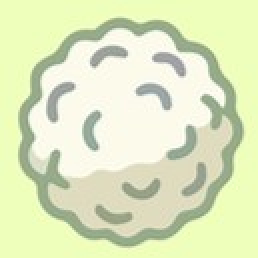
#> input picture data/templates/1.jpg, 129 x 129 px (shown 2 times larger); its folder holds only this picture in this run
$ python -i detector.py   (imports and definitions only)
#> lines starting #> are read from the running program, lines starting #| are printed output that depends on the picture; after the words box and inside, x2 and y2 are one past the last pixel; in counts of white or black regions, pixels touching at a corner belong together
#> further down, picture is the input picture: shape (129, 129, 3); mean B, G, R 192.1, 232.3, 223.2
"""
方块检测模块 - 识别棋盘上的所有方块：位置、类型、是否可点击
"""

from pathlib import Path

import cv2
import numpy as np

from config import (
    TEMPLATE_DIR,
    TILE_SIZE,
    TILE_MATCH_THRESHOLD,
)


# ---- 数据结构 ----

class Tile:
    """表示一个方块，含可见比例"""
    __slots__ = ("id", "tile_type", "bbox", "center", "area",
                 "free", "layer", "visible_ratio", "match_score")

    # [11 lines left out: function __init__, not called in this run]

    def __repr__(self):
        status = "OK" if self.free else "XX"
        return f"Tile#{self.id}[{self.tile_type}]@({self.bbox[0]},{self.bbox[1]}) {self.visible_ratio:.0%}{status}"

    # [9 lines left out: function to_dict, not called in this run]


# ---- 模板管理 ----

class TemplateMatcher:
    """管理图标模板的加载与匹配"""

    def __init__(self):
        self.templates: dict[str, list[np.ndarray]] = {}  # type -> [template_images]
        self._load_templates()

    def _load_templates(self):
        """从 TEMPLATE_DIR 加载所有模板图片"""
        if not TEMPLATE_DIR.exists():
            print(f"[detector] 模板目录不存在: {TEMPLATE_DIR}")
            print(f"[detector] 请先运行校准模式收集方块图标模板")
            return

        for img_path in TEMPLATE_DIR.glob("*.png"):
            stem = img_path.stem.lower()
            # 文件名格式: {type}_{序号}.png 或 {type}.png
            t_type = stem.rsplit("_", 1)[0] if "_" in stem else stem
            img = cv2.imread(str(img_path), cv2.IMREAD_COLOR)
            if img is None:
                continue
            img = cv2.resize(img, TILE_SIZE)
            if t_type not in self.templates:
                self.templates[t_type] = []
            self.templates[t_type].append(img)

        if self.templates:
            print(f"[detector] 已加载 {sum(len(v) for v in self.templates.values())} 个模板, "
                  f"{len(self.templates)} 种类型")
        else:
            print("[detector] 警告: 未加载任何模板！")

    # [49 lines left out: functions classify, _classify_by_histogram, not called in this run]

    @property
    def type_names(self) -> list[str]:
        return list(self.templates.keys())


# ---- 方块检测器 ----

class TileDetector:
    """检测棋盘上的所有方块 + 缓冲槽"""

    def __init__(self):
        self.matcher = TemplateMatcher()
        self.tile_counter = 0

    # [41 lines left out: function detect_buffer, not called in this run]

    def detect(self, board_img: np.ndarray) -> list[Tile]:
        """
        主检测流程：找方块 → 分类 → 判断可点击性
        board_img: BGR 棋盘区域图像
        """
        self.tile_counter = 0
        tiles = []

        # 步骤1：查找所有可能是方块的矩形区域
        candidates = self._find_tile_candidates(board_img)
        if not candidates:
            print("[detector] 未检测到任何方块")
            return tiles

        print(f"[detector] 检测到 {len(candidates)} 个候选方块")

        # 步骤2：对每个候选方块进行模板匹配分类
        best_scores = []  # debug
        for bbox in candidates:
            x, y, w, h = bbox
            # 提取方块图像（留微小边距去噪）
            # 提取完整方块区域（模板已是干净图标，不需裁剪边距）
            icon_region = board_img[y:y + h, x:x + w]

            if icon_region.size == 0:
                continue

            tile_type, score = self.matcher.classify(icon_region)
            best_scores.append(score)

            if score >= TILE_MATCH_THRESHOLD or self.matcher.type_names == []:
                if not self.matcher.type_names:
                    tile_type = "unknown"
                tile = Tile(self.tile_counter, tile_type, bbox)
                tile.match_score = score
                tiles.append(tile)
                self.tile_counter += 1

        if best_scores:
            top5 = sorted(best_scores, reverse=True)[:5]
            print(f"[detector] 最高匹配分: {[f'{s:.3f}' for s in top5]} (阈值={TILE_MATCH_THRESHOLD})")

        print(f"[detector] 成功分类 {len(tiles)} 个方块")

        # 步骤3：亮度法判断可点击性
        self._compute_layers(tiles, board_img)

        return tiles

    def _find_tile_candidates(self, board_img: np.ndarray) -> list[tuple]:
        """
        混合检测：模板匹配 + 背景扣除，两路并进不漏方块
        """
        # 方法1: 全图滑窗模板匹配
        candidates = self._match_templates_full(board_img)

        # 方法2: 背景扣除（捕获模板匹配漏掉的方块）
        bg_candidates = self._find_by_background(board_img)

        # 合并
        all_candidates = candidates + bg_candidates
        if not all_candidates:
            return []

        # 去重
        merged = self._nms(all_candidates, iou_threshold=0.3)
        print(f"[detector] 混合检测: {len(merged)} 个候选 "
              f"(模板:{len(candidates)} 背景:{len(bg_candidates)})")
        return merged

    def _match_templates_full(self, board_img: np.ndarray) -> list[tuple]:
        """全图滑窗模板匹配"""
        candidates = []
        h, w = board_img.shape[:2]
#> h = 129; w = 129
        tw, th = TILE_SIZE
        scales = [0.80, 0.90, 1.0, 1.10]

        for t_type, templates in self.matcher.templates.items():
            for tmpl in templates:
                for scale in scales:
                    sw, sh = int(tw * scale), int(th * scale)
                    if sw > w or sh > h or sw < 10 or sh < 10:
                        continue
                    scaled_tmpl = cv2.resize(tmpl, (sw, sh))
                    try:
                        result = cv2.matchTemplate(board_img, scaled_tmpl,
                                                    cv2.TM_CCOEFF_NORMED)
                    except cv2.error:
                        continue

                    locations = np.where(result >= 0.45)
                    for pt in zip(*locations[::-1]):
                        candidates.append((pt[0], pt[1], sw, sh))
#> after the loop, candidates = []

        return self._nms(candidates, iou_threshold=0.25)

    # [52 lines left out: function _find_by_background, not called in this run]

    def _nms(self, boxes: list[tuple], iou_threshold: float = 0.3) -> list[tuple]:
        """非极大值抑制，去重重叠框"""
        if len(boxes) <= 1:
            return boxes
        boxes = sorted(boxes, key=lambda b: b[2] * b[3], reverse=True)
        keep = []
        for box in boxes:
            ok = True
            for kept in keep:
                if self._compute_iou(box, kept) > iou_threshold:
                    ok = False
                    break
            if ok:
                keep.append(box)
        return keep

    def _find_by_background(self, board_img: np.ndarray) -> list[tuple]:
        """回退：背景扣除法"""
        gray = cv2.cvtColor(board_img, cv2.COLOR_BGR2GRAY)
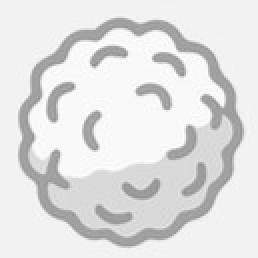
#> gray: shape (129, 129) (shown 2 times larger); min 142, max 254, mean 225
        blurred = cv2.GaussianBlur(gray, (5, 5), 0)
        edges = cv2.Canny(blurred, 20, 80)
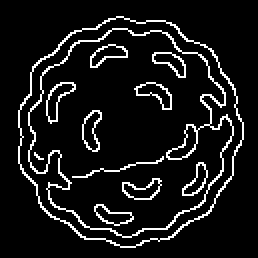
#> edges: shape (129, 129) (shown 2 times larger); 9% white in thin lines or dots, all inside (x1, y1, x2, y2) = (9, 8, 122, 124)
        edges = cv2.dilate(edges, np.ones((3, 3), np.uint8), iterations=1)
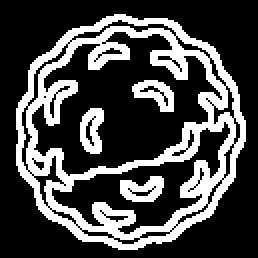
#> edges: shape (129, 129) (shown 2 times larger); 28.4% white; 4 white regions
        contours, _ = cv2.findContours(edges, cv2.RETR_EXTERNAL,
                                        cv2.CHAIN_APPROX_SIMPLE)
#> contours = 1 contour; box (x1, y1, x2, y2) and area: (8, 7, 123, 125) 10316
        candidates = []
        img_area = board_img.shape[0] * board_img.shape[1]
#> img_area = 16641
        min_area = img_area * 0.0002
#> min_area = 3.33
        max_area = img_area * 0.06
#> max_area = 998.5

        for cnt in contours:
            x, y, w, h = cv2.boundingRect(cnt)
            area = w * h
            if min_area <= area <= max_area:
                aspect = w / h if h > 0 else 0
                if 0.4 <= aspect <= 2.5:
                    candidates.append((x, y, w, h))
#> this loop made 1 pass
#> (x, y, w, h, area) on pass 1: (8, 7, 115, 118, 13570)
#> after the loop, candidates = []

        return self._merge_overlapping(candidates)

    def _merge_overlapping(self, boxes: list[tuple],
                            iou_threshold: float = 0.6) -> list[tuple]:
        """合并 IoU 过高的重叠框"""
        if len(boxes) <= 1:
            return boxes

        # 按面积降序排列
        boxes = sorted(boxes, key=lambda b: b[2] * b[3], reverse=True)
        keep = []

        for box in boxes:
            overlapped = False
            for kept in keep:
                if self._compute_iou(box, kept) > iou_threshold:
                    overlapped = True
                    break
            if not overlapped:
                keep.append(box)

        return keep

    # [61 lines left out: functions _compute_iou, _compute_layers, not called in this run]


# ---- 辅助函数 ----

def get_free_tiles(tiles: list[Tile]) -> list[Tile]:
    """获取所有可点击的方块"""
    return [t for t in tiles if t.free]


def get_tiles_by_type(tiles: list[Tile], tile_type: str) -> list[Tile]:
    """按类型筛选方块"""
    return [t for t in tiles if t.tile_type == tile_type]


# [4 lines left out: function count_by_type, not called in this run]


# [16 lines not run here, left out]

>>> import cv2
>>> picture = cv2.imread('../data/templates/1.jpg')
>>> result = TileDetector().detect(picture)
#> result = []

$ run again, on data/templates/10.jpg
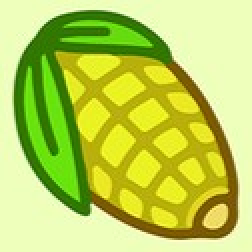
#> input picture data/templates/10.jpg, 126 x 126 px (shown 2 times larger)
#> picture is the input picture: shape (126, 126, 3); mean B, G, R 87.2, 208.4, 187.2
#> after the loop in _match_templates_full, `for t_type, templates in self.matcher.templates.items():`: candidates = []
#> in _find_by_background, `edges = cv2.Canny(blurred, 20, 80)`:
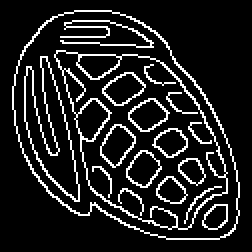
#> edges: shape (126, 126) (shown 2 times larger); 12.7% white in thin lines or dots, all inside (x1, y1, x2, y2) = (6, 5, 120, 120)
#> in _find_by_background, `edges = cv2.dilate(edges, np.ones((3, 3), np.uint8), iterations=1)`:
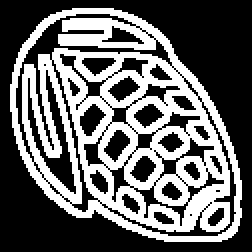
#> edges: shape (126, 126) (shown 2 times larger); 39.9% white; 1 white region
#> contours = 1 contour; box (x1, y1, x2, y2) and area: (5, 4, 121, 121) 9912
#> the loop in _find_by_background, `for cnt in contours:` made 1 pass
#> (x, y, w, h, area) on pass 1: (5, 4, 116, 117, 13572)
#> after the loop in _find_by_background, `for cnt in contours:`: candidates = []
